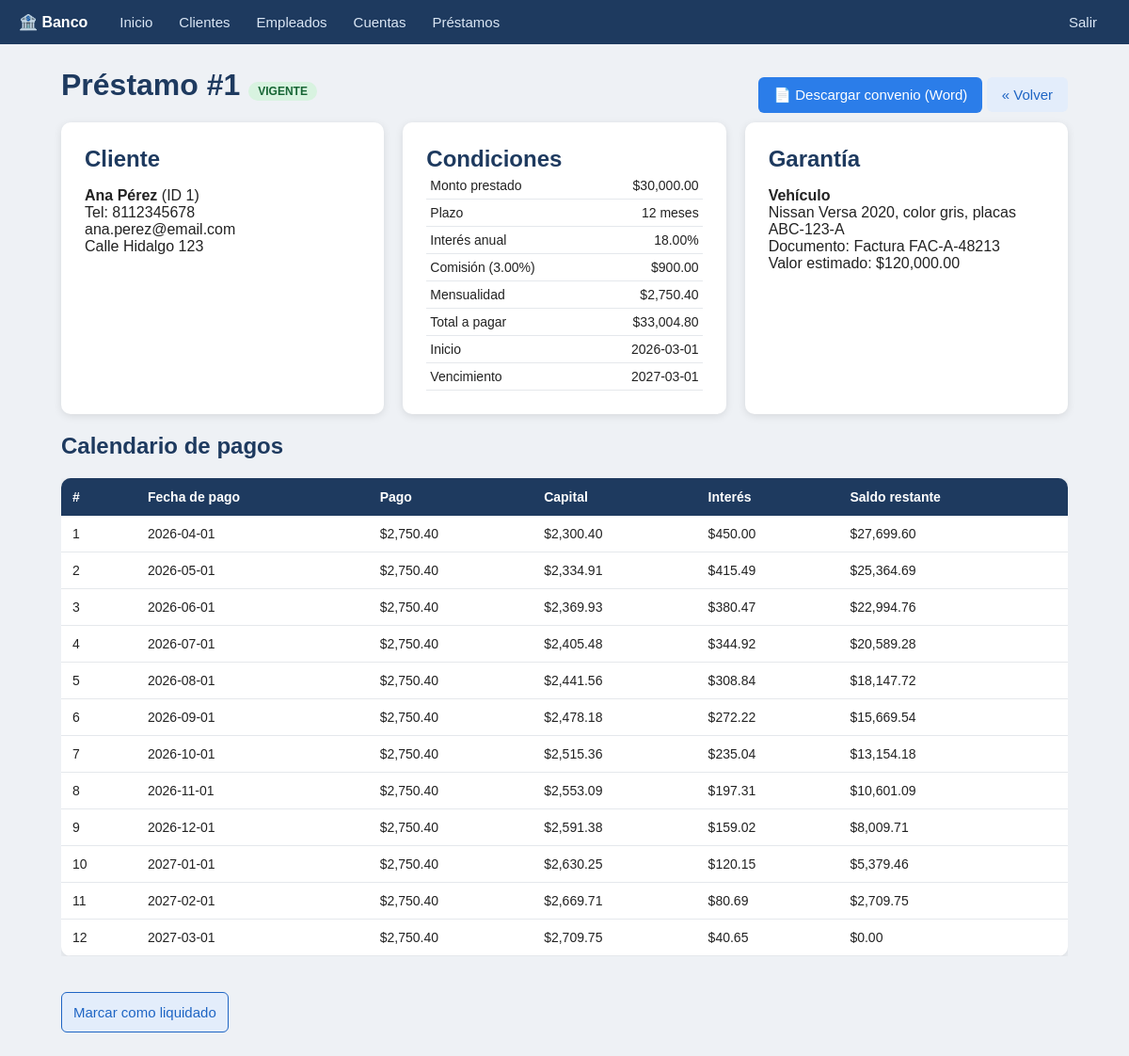
Page /prestamo_ver.php?id=1 (signed in) on the committed database.
### tables this page shows
CREATE TABLE prestamo (
    id_prestamo INT AUTO_INCREMENT PRIMARY KEY,
    id_cliente INT NOT NULL,
    fecha_inicio DATE,
    fecha_vencimiento DATE,
    cantidad DECIMAL(12,2),
    plazo_meses INT,
    tasa_anual DECIMAL(5,2) NOT NULL DEFAULT 0,
    comision_pct DECIMAL(5,2) NOT NULL DEFAULT 0,
    comision DECIMAL(12,2) NOT NULL DEFAULT 0,
    mensualidad DECIMAL(12,2) NOT NULL DEFAULT 0,
    total_pagar DECIMAL(12,2) NOT NULL DEFAULT 0,
    estado VARCHAR(100),
    estatus VARCHAR(20) DEFAULT 'ACTIVO',
    fecha_creacion DATETIME DEFAULT CURRENT_TIMESTAMP,
    fecha_modificacion DATETIME DEFAULT CURRENT_TIMESTAMP
        ON UPDATE CURRENT_TIMESTAMP,
    FOREIGN KEY (id_cliente)
        REFERENCES cliente(id_cliente)
);

CREATE TABLE cliente (
    id_cliente INT AUTO_INCREMENT PRIMARY KEY,
    nombre VARCHAR(100) NOT NULL,
    telefono VARCHAR(20),
    correo VARCHAR(100) NOT NULL,
    domicilio VARCHAR(100) NOT NULL,
    estatus VARCHAR(20) DEFAULT 'ACTIVO',
    fecha_creacion DATETIME DEFAULT CURRENT_TIMESTAMP,
    fecha_modificacion DATETIME DEFAULT CURRENT_TIMESTAMP
        ON UPDATE CURRENT_TIMESTAMP
);

CREATE TABLE garantia (
    id_garantia INT(11) AUTO_INCREMENT PRIMARY KEY,
    id_prestamo INT(11) NOT NULL,
    tipo VARCHAR(50) NOT NULL,
    descripcion VARCHAR(255) NOT NULL,
    documento VARCHAR(100) NOT NULL,
    valor_estimado DECIMAL(12,2) NOT NULL,
    FOREIGN KEY (id_prestamo)
        REFERENCES prestamo(id_prestamo)
        ON DELETE CASCADE
);

### prestamo_ver.php (the view, shortened to what this page needs)
<?php
require 'config.php'; requiere_login();
$id = (int)($_GET['id'] ?? $_POST['id'] ?? 0);
$st = $conexion->prepare("SELECT p.*, cl.nombre, cl.telefono, cl.correo, cl.domicilio,
    CASE WHEN p.estado = 'VIGENTE' AND p.fecha_vencimiento < CURDATE() THEN 'VENCIDO' ELSE UPPER(p.estado) END AS estado_real
    FROM prestamo p JOIN cliente cl ON p.id_cliente = cl.id_cliente WHERE p.id_prestamo = ?");
$st->bind_param('i', $id); $st->execute();
$p = $st->get_result()->fetch_assoc();
$st = $conexion->prepare("SELECT * FROM garantia WHERE id_prestamo = ?");
$st->bind_param('i', $id); $st->execute();
$g = $st->get_result()->fetch_assoc();
$pagos = tabla_pagos((float)$p['cantidad'], (int)$p['plazo_meses'], (float)$p['tasa_anual'], (float)$p['mensualidad'], $p['fecha_inicio']);
$dinero = fn($n) => '$' . number_format((float)$n, 2);
$etiquetaGarantia = ['BIEN' => 'Bien', 'VEHICULO' => 'Vehículo', 'CASA' => 'Casa o propiedad'];
?>
<div class="barra">
  <h1>Préstamo #<?= $id ?> <span class="badge b-<?= strtolower(h($p['estado_real'])) ?>"><?= h($p['estado_real']) ?></span></h1>
  <div>
    <a class="btn" href="convenio.php?id=<?= $id ?>">📄 Descargar convenio (Word)</a>
    <a class="btn claro" href="lista.php?t=prestamo">« Volver</a>
  </div>
</div>
<div class="menu">
  <div class="tarjeta">
    <h2>Cliente</h2>
    <p><strong><?= h($p['nombre']) ?></strong> (ID <?= (int)$p['id_cliente'] ?>)<br>
       Tel: <?= h($p['telefono']) ?><br><?= h($p['correo']) ?><br><?= h($p['domicilio']) ?></p>
  </div>
  <div class="tarjeta">
    <h2>Condiciones</h2>
    <table class="mini">
      <tr><td>Monto prestado</td><td><?= $dinero($p['cantidad']) ?></td></tr>
      <tr><td>Plazo</td><td><?= (int)$p['plazo_meses'] ?> meses</td></tr>
      <tr><td>Interés anual</td><td><?= h($p['tasa_anual']) ?>%</td></tr>
      <tr><td>Comisión (<?= h($p['comision_pct']) ?>%)</td><td><?= $dinero($p['comision']) ?></td></tr>
      <tr><td>Mensualidad</td><td><?= $dinero($p['mensualidad']) ?></td></tr>
      <tr><td>Total a pagar</td><td><?= $dinero($p['total_pagar']) ?></td></tr>
      <tr><td>Inicio</td><td><?= h($p['fecha_inicio']) ?></td></tr>
      <tr><td>Vencimiento</td><td><?= h($p['fecha_vencimiento']) ?></td></tr>
    </table>
  </div>
  <div class="tarjeta">
    <h2>Garantía</h2>
    <?php if ($g): ?>
      <p><strong><?= h($etiquetaGarantia[$g['tipo']] ?? $g['tipo']) ?></strong><br>
         <?= h($g['descripcion']) ?><br>
         Documento: <?= h($g['documento']) ?><br>
         Valor estimado: <?= $dinero($g['valor_estimado']) ?></p>
    <?php else: ?><p>Sin garantía registrada.</p><?php endif; ?>
  </div>
</div>
<h2>Calendario de pagos</h2>
<div class="scroll">
<table>
  <tr><th>#</th><th>Fecha de pago</th><th>Pago</th><th>Capital</th><th>Interés</th><th>Saldo restante</th></tr>
  <?php foreach ($pagos as $f): ?>
  <tr><td><?= $f['n'] ?></td><td><?= h($f['fecha']) ?></td><td><?= $dinero($f['pago']) ?></td><td><?= $dinero($f['capital']) ?></td><td><?= $dinero($f['interes']) ?></td><td><?= $dinero($f['saldo']) ?></td></tr>
  <?php endforeach; ?>
</table>
</div>
<?php if ($p['estado_real'] !== 'LIQUIDADO'): ?>
<form method="POST" style="margin-top:20px" onsubmit="return confirm('¿El cliente ya pagó todo? Esto marca el préstamo como liquidado.');">
  <button class="btn claro" type="submit" style="width:auto">Marcar como liquidado</button>
</form>
<?php endif; ?>

### estilos.css (style rules this page uses)
* { box-sizing: border-box; }
body { margin: 0; background: #eef1f5; font-family: Arial, sans-serif; color: #222; }
h1 { color: #1e3a5f; margin-top: 0; }
.barra { display: flex; justify-content: space-between; align-items: center; flex-wrap: wrap; gap: 10px; }
.tarjeta { background: #fff; padding: 25px; border-radius: 10px; box-shadow: 0 2px 8px rgba(0,0,0,.1); }
.menu { display: grid; grid-template-columns: repeat(auto-fit, minmax(220px, 1fr)); gap: 20px; }
.menu h2 { margin: 0; color: #1e3a5f; }
button, .btn { display: inline-block; background: #2b7de9; color: #fff; border: none; padding: 10px 16px; border-radius: 6px; font-size: 15px; cursor: pointer; text-decoration: none; }
form button[type=submit]:not(.chico) { width: 100%; margin-top: 18px; padding: 12px; }
.btn.claro { background: #e3edfb; color: #1e65c4; }
.scroll { overflow-x: auto; }
table { width: 100%; border-collapse: collapse; background: #fff; border-radius: 10px; overflow: hidden; box-shadow: 0 2px 8px rgba(0,0,0,.1); }
th { background: #1e3a5f; color: #fff; text-align: left; padding: 12px; font-size: 14px; }
td { padding: 11px 12px; border-bottom: 1px solid #e5e8ec; font-size: 14px; }
.badge { padding: 3px 10px; border-radius: 12px; font-size: 12px; font-weight: bold; background: #e5e8ec; }
.b-activo, .b-vigente { background: #d8f3e0; color: #166534; }
button.claro { background: #fff; color: #1e65c4; border: 1px solid #1e65c4; }
table.mini { box-shadow: none; border-radius: 0; background: transparent; }
table.mini td { padding: 6px 4px; border-bottom: 1px solid #e5e8ec; }
table.mini td:last-child { text-align: right; white-space: nowrap; }
h2 { color: #1e3a5f; }

### rows in the picture
prestamo: id_cliente.nombre "Ana Pérez", id_cliente "1", id_cliente.telefono "8112345678", id_cliente.correo "ana.perez@email.com", id_cliente.domicilio "Calle Hidalgo 123", cantidad "$30,000.00", plazo_meses "12", tasa_anual "18.00", comision_pct "3.00", comision "$900.00", mensualidad "$2,750.40", total_pagar "$33,004.80", fecha_inicio "2026-03-01", fecha_vencimiento "2027-03-01", pago "$2,750.40", capital "$2,709.75", interes "$40.65", saldo "$0.00"
garantia: tipo "Vehículo", descripcion "Nissan Versa 2020, color gris, placas ABC-123-A", documento "Factura FAC-A-48213", valor_estimado "$120,000.00"

### other values in the picture
$e['titulo'] "Clientes"
$e['titulo'] "Empleados"
$e['titulo'] "Cuentas"
$e['titulo'] "Préstamos"
$id "1"
$p['estado_real'] "VIGENTE"
$f['n'] "1"
$f['fecha'] "2026-04-01"
$dinero($f['pago']) "$2,750.40"
$dinero($f['capital']) "$2,300.40"
$dinero($f['interes']) "$450.00"
$dinero($f['saldo']) "$27,699.60"
$f['n'] "2"
$f['fecha'] "2026-05-01"
$dinero($f['capital']) "$2,334.91"
